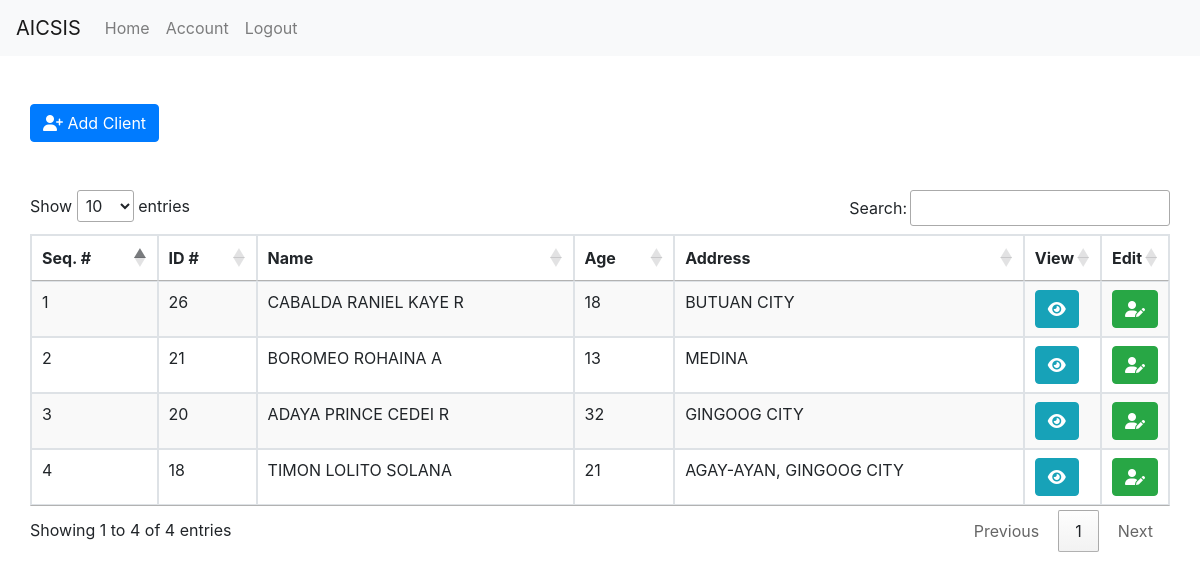
The app's page /admin (signed in), older data.
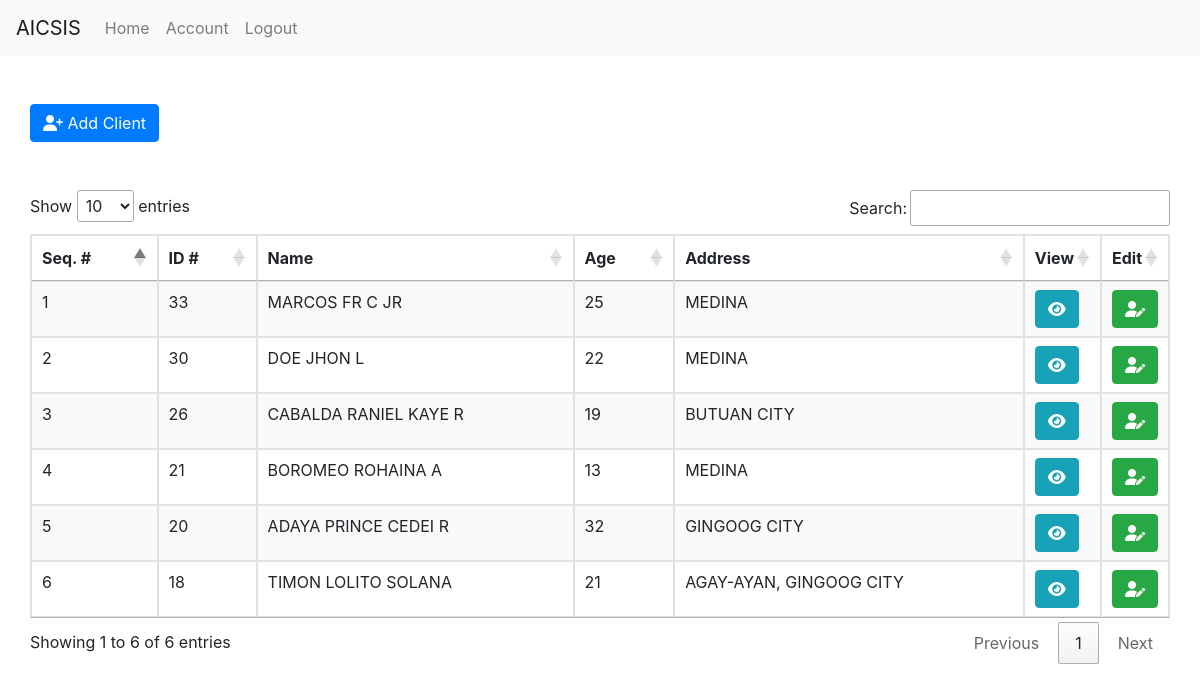
The same page, newer data.
### tables this page shows
CREATE TABLE `tbl_client` (
  `id` int(11) NOT NULL,
  `lname` varchar(255) NOT NULL,
  `fname` varchar(255) NOT NULL,
  `mname` varchar(255) NOT NULL,
  `suffix` varchar(255) DEFAULT NULL,
  `head_family_id` int(11) DEFAULT NULL,
  `age` varchar(3) DEFAULT NULL,
  `relation` varchar(200) NOT NULL,
  `address` varchar(255) NOT NULL,
  `date_created` datetime(5) NOT NULL DEFAULT current_timestamp(5)
);

### admin/index.php (the view, shortened to what this page needs)
<?php
    include('../include/header.php');
    include('../security.php');
    include '../include/navbar.php';
?>
    <div class="container">
        <div class="row">
            <div class="table-responsive mt-5">
                <button type="button" class="btn btn-primary mb-5" data-toggle="modal" data-target="#staticBackdrop">
                    <i class="fa fa-user-plus"></i> Add Client
                </button>
                <table class="table table-bordered stripe" id="dataTable1" width="100%" cellspacing="0">
                    <thead>
                        <tr>
                            <th>Seq. #</th>
                            <th>ID #</th>
                            <th>Name</th>
                            <th>Age</th>
                            <th>Address</th>
                            <th>View</th>
                            <th>Edit</th>
                        </tr>
                    </thead>
                    <tbody>
                        <?php
                            $query = "SELECT id, lname, fname, mname, suffix, head_family_id, age, relation, address FROM tbl_client WHERE head_family_id IS NULL ORDER BY id DESC";
                            $query_run = mysqli_query($connection,$query);
                        ?>
                            <?php
                                $seq = 1;
                                if (mysqli_num_rows($query_run) > 0){
                                    while($row = mysqli_fetch_assoc($query_run)){
                            ?>
                                        <tr style="text-transform: capitalize;">
                                            <td><?php echo htmlspecialchars($seq++); ?> </td>
                                            <td><?php echo htmlspecialchars($row['id']); ?> </td>
                                            <td style="text-transform: uppercase;"><?php echo htmlspecialchars($row['lname']." ".$row['fname']. " " .$row['mname']). " " .$row['suffix']; ?> </td>
                                            <td><?php echo htmlspecialchars($row['age']); ?> </td>
                                            <td style="text-transform: uppercase;"><?php echo htmlspecialchars($row['address']); ?> </td>
                                            <td width="2%">
                                                <form action="view_client.php" method="post">
                                                    <button  type="submit" name="btn_view_client" class="btn btn-info btn-circle"><i class='fas fa-eye'></i></button>
                                                </form>
                                            </td>
                                            <td width="2%">
                                                <button type="button" class="btn btn-success btn-circle"  id="edit_client" data-toggle="modal" data-target="#staticBackdrop3" data-id1="<?php echo htmlspecialchars($row['id']); ?>" data-id2="<?php echo htmlspecialchars($row['lname']); ?>" data-id3="<?php echo htmlspecialchars($row['fname']); ?>" data-id4="<?php echo htmlspecialchars($row['mname']); ?>" data-id5="<?php echo htmlspecialchars($row['suffix']); ?>" data-id6="<?php echo htmlspecialchars($row['age']); ?>" data-id7="<?php echo htmlspecialchars($row['address']); ?>">
                                                    <i class="fas fa-user-edit"></i>
                                                </button>
                                            </td>
                                        </tr>
                                                <?php
                                    }
                                }else {
                                }
                                        ?>
                    </tbody>
                </table>
                </div>
        </div>
    </div>
<?php
    include('../include/footer.php');
?>

### include/header.php (shortened to what this page needs)
<!doctype html>
<html lang="en">
  <head>
    <link rel="stylesheet" href="https://cdn.jsdelivr.net/npm/bootstrap@4.6.2/dist/css/bootstrap.min.css">
    <link rel="stylesheet" href="https://cdn.datatables.net/1.13.1/css/jquery.dataTables.min.css">
    <link rel="stylesheet" href="https://cdnjs.cloudflare.com/ajax/libs/font-awesome/6.2.1/css/all.min.css" />
  </head>
  <body>

### include/navbar.php (shortened to what this page needs)
<nav class="navbar navbar-expand-lg navbar-light bg-light">
  <a class="navbar-brand" href="index.php">AICSIS</a>
  <div class="collapse navbar-collapse" id="navbarTogglerDemo02">
    <ul class="navbar-nav mr-auto mt-2 mt-lg-0">
      <li class="nav-item">
        <a class="nav-link" href="index.php">Home</a>
      </li>
      <li class="nav-item">
        <a class="nav-link" href="account.php">Account</a>
      </li>
      <li>
        <form action="../logout.php" method="POST">
          <button type="submit" name="btn_logout" class="nav-link" id="btn_logout">Logout</button>
        </form>
      </li>
    </ul>
  </div>
</nav>

### include/footer.php (shortened to what this page needs)
  </body>
</html>

### include/header.php (style rules this page uses)
#btn_logout { border: none; outline: none; background: none; }

Row changes from the older to the newer data that the page shows:
added tbl_client: id "33", lname+fname+mname "MARCOS FR C", suffix "JR", age "25", address "MEDINA"
added tbl_client: id "30", lname+fname+mname "DOE JHON L", age "22", address "MEDINA"
changed tbl_client "CABALDA RANIEL KAYE R": age "18" → "19"
Text that changed along with them:
text written by a page script: "Show entries Search: Showing 1 to 4 of 4 entries Previous 1 Next" → "Show entries Search: Showing 1 to 6 of 6 entries Previous 1 Next"
